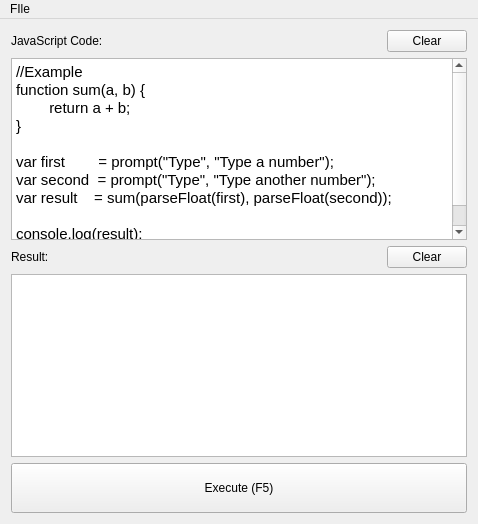
<?xml version="1.0" encoding="UTF-8"?>
<ui version="4.0">
 <class>MainWindow</class>
 <widget class="QMainWindow" name="MainWindow">
  <property name="geometry">
   <rect>
    <x>0</x>
    <y>0</y>
    <width>478</width>
    <height>524</height>
   </rect>
  </property>
  <property name="windowTitle">
   <string>JavaScript Interpreter</string>
  </property>
  <widget class="QWidget" name="centralWidget">
   <layout class="QVBoxLayout" name="verticalLayout_3">
    <item>
     <layout class="QVBoxLayout" name="verticalLayout">
      <item>
       <layout class="QHBoxLayout" name="horizontalLayout_2">
        <item>
         <widget class="QLabel" name="label">
          <property name="text">
           <string>JavaScript Code:</string>
          </property>
         </widget>
        </item>
        <item>
         <spacer name="horizontalSpacer_2">
          <property name="orientation">
           <enum>Qt::Horizontal</enum>
          </property>
          <property name="sizeHint" stdset="0">
           <size>
            <width>40</width>
            <height>20</height>
           </size>
          </property>
         </spacer>
        </item>
        <item>
         <widget class="QPushButton" name="pshBtnClearCode">
          <property name="text">
           <string>Clear</string>
          </property>
         </widget>
        </item>
       </layout>
      </item>
      <item>
       <widget class="TextEdit" name="txtEdtCode">
        <property name="html">
         <string>&lt;!DOCTYPE HTML PUBLIC &quot;-//W3C//DTD HTML 4.0//EN&quot; &quot;http://www.w3.org/TR/REC-html40/strict.dtd&quot;&gt;
&lt;html&gt;&lt;head&gt;&lt;meta name=&quot;qrichtext&quot; content=&quot;1&quot; /&gt;&lt;style type=&quot;text/css&quot;&gt;
p, li { white-space: pre-wrap; }
&lt;/style&gt;&lt;/head&gt;&lt;body style=&quot; font-family:'Ubuntu'; font-size:11pt; font-weight:400; font-style:normal;&quot;&gt;
&lt;p style=&quot; margin-top:0px; margin-bottom:0px; margin-left:0px; margin-right:0px; -qt-block-indent:0; text-indent:0px;&quot;&gt;//Example&lt;/p&gt;
&lt;p style=&quot; margin-top:0px; margin-bottom:0px; margin-left:0px; margin-right:0px; -qt-block-indent:0; text-indent:0px;&quot;&gt;function sum(a, b) {&lt;/p&gt;
&lt;p style=&quot; margin-top:0px; margin-bottom:0px; margin-left:0px; margin-right:0px; -qt-block-indent:0; text-indent:0px; -qt-user-state:0;&quot;&gt;        return a + b;&lt;/p&gt;
&lt;p style=&quot; margin-top:0px; margin-bottom:0px; margin-left:0px; margin-right:0px; -qt-block-indent:0; text-indent:0px; -qt-user-state:0;&quot;&gt;}&lt;/p&gt;
&lt;p style=&quot;-qt-paragraph-type:empty; margin-top:0px; margin-bottom:0px; margin-left:0px; margin-right:0px; -qt-block-indent:0; text-indent:0px;&quot;&gt;&lt;br /&gt;&lt;/p&gt;
&lt;p style=&quot; margin-top:0px; margin-bottom:0px; margin-left:0px; margin-right:0px; -qt-block-indent:0; text-indent:0px; -qt-user-state:0;&quot;&gt;var first        = prompt(&amp;quot;Type&amp;quot;, &amp;quot;Type a number&amp;quot;);&lt;/p&gt;
&lt;p style=&quot; margin-top:0px; margin-bottom:0px; margin-left:0px; margin-right:0px; -qt-block-indent:0; text-indent:0px; -qt-user-state:0;&quot;&gt;var second  = prompt(&amp;quot;Type&amp;quot;, &amp;quot;Type another number&amp;quot;);&lt;/p&gt;
&lt;p style=&quot; margin-top:0px; margin-bottom:0px; margin-left:0px; margin-right:0px; -qt-block-indent:0; text-indent:0px; -qt-user-state:0;&quot;&gt;var result    = sum(parseFloat(first), parseFloat(second));&lt;/p&gt;
&lt;p style=&quot;-qt-paragraph-type:empty; margin-top:0px; margin-bottom:0px; margin-left:0px; margin-right:0px; -qt-block-indent:0; text-indent:0px;&quot;&gt;&lt;br /&gt;&lt;/p&gt;
&lt;p style=&quot; margin-top:0px; margin-bottom:0px; margin-left:0px; margin-right:0px; -qt-block-indent:0; text-indent:0px; -qt-user-state:0;&quot;&gt;console.log(result);&lt;/p&gt;
&lt;p style=&quot; margin-top:0px; margin-bottom:0px; margin-left:0px; margin-right:0px; -qt-block-indent:0; text-indent:0px;&quot;&gt;alert(result);&lt;/p&gt;&lt;/body&gt;&lt;/html&gt;</string>
        </property>
       </widget>
      </item>
     </layout>
    </item>
    <item>
     <layout class="QVBoxLayout" name="verticalLayout_2">
      <item>
       <layout class="QHBoxLayout" name="horizontalLayout">
        <item>
         <widget class="QLabel" name="label_2">
          <property name="text">
           <string>Result:</string>
          </property>
         </widget>
        </item>
        <item>
         <spacer name="horizontalSpacer">
          <property name="orientation">
           <enum>Qt::Horizontal</enum>
          </property>
          <property name="sizeHint" stdset="0">
           <size>
            <width>40</width>
            <height>20</height>
           </size>
          </property>
         </spacer>
        </item>
        <item>
         <widget class="QPushButton" name="pshBtnClear">
          <property name="text">
           <string>Clear</string>
          </property>
         </widget>
        </item>
       </layout>
      </item>
      <item>
       <widget class="QTextEdit" name="txtEdtResult"/>
      </item>
     </layout>
    </item>
    <item>
     <widget class="QPushButton" name="pshBtnExecute">
      <property name="minimumSize">
       <size>
        <width>0</width>
        <height>50</height>
       </size>
      </property>
      <property name="text">
       <string>Execute (F5)</string>
      </property>
     </widget>
    </item>
   </layout>
  </widget>
  <widget class="QMenuBar" name="menuBar">
   <property name="geometry">
    <rect>
     <x>0</x>
     <y>0</y>
     <width>478</width>
     <height>22</height>
    </rect>
   </property>
   <widget class="QMenu" name="menuFIle">
    <property name="title">
     <string>FIle</string>
    </property>
    <addaction name="separator"/>
    <addaction name="actionOpen_File"/>
    <addaction name="actionSave_file"/>
   </widget>
   <addaction name="menuFIle"/>
  </widget>
  <action name="actionOpen_File">
   <property name="text">
    <string>Open File</string>
   </property>
  </action>
  <action name="actionSave_file">
   <property name="text">
    <string>Save file</string>
   </property>
  </action>
 </widget>
 <layoutdefault spacing="6" margin="11"/>
 <customwidgets>
  <customwidget>
   <class>TextEdit</class>
   <extends>QTextEdit</extends>
   <header>textedit.h</header>
  </customwidget>
 </customwidgets>
 <resources/>
 <connections/>
</ui>
